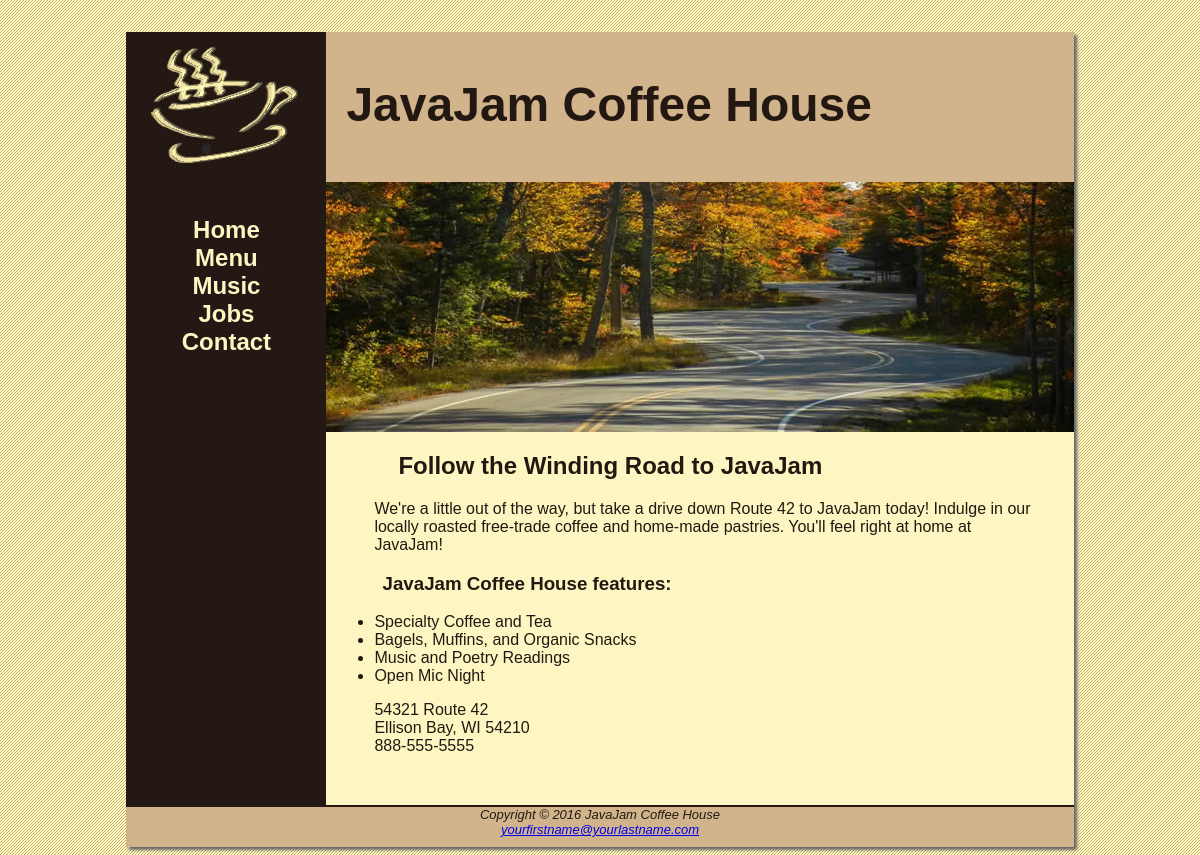
The page / on the database its author committed.
### tables this page shows
CREATE TABLE `content` (
  `id` int(11) NOT NULL,
  `title` text NOT NULL,
  `body` text NOT NULL,
  `image` text NOT NULL,
  `date` date NOT NULL
);

### index.php (called while the page is built)
<?php
    include  'includes/db.inc.html.php';
    try
{
    $sql = 'SELECT * FROM content WHERE id=1';
    $result = $pdo->query($sql);
}
catch (PDOException $e)
{
    $error = 'Error fetching jokes: ' . $e->getMessage();
    include 'includes/error.html.php';
    exit();
}
while ($row = $result->fetch())
{
    $contents[] = array(
        'title' => $row['title'],
        'body' => $row['body'],
        'image' => $row['image']
    );
}
include 'home/home.html.php';
?>

### home/home.html.php (the view, shortened to what this page needs)
<!DOCTYPE html>
<html lang="en">
<head>
    <link rel="stylesheet" href="styles/javajam.css">
</head>
<body>
<div id="wrapper">
    <?php include 'includes/header.inc.html.php'; ?>
    <?php include 'includes/nav.inc.html.php'; ?>
    <main>
        <div id="heroroad"></div>
        <?php foreach ($contents as $content): ?>
            <h2><?php echo htmlspecialchars($content['title'], ENT_QUOTES, 'UTF-8'); ?></h2>
            <?php echo $content['body']; ?>
        <?php endforeach; ?>
        <?php include 'includes/address.inc.html.php'; ?>
    </main>
    <?php include 'includes/footer.inc.html.php'; ?>
</div>
</body>
</html>

### styles/javajam.css (style rules this page uses)
* { box-sizing: border-box; }
header, nav, main, footer { display: block; }
body { background-color: #FCEBB6; background-image: url(../images/background.gif); color: #221811; font-family: Verdana, Arial, sans-serif; background-image: url(../images/background.gif); }
#wrapper { background-color: #231814; width: 80%; margin-right: auto; margin-left: auto; min-width: 900px; max-width: 1280px; box-shadow: 3px 3px 3px #666666; }
main { padding: 0 0 2em 0; margin-left: 200px; background-color: #FEF6C2; }
main h2, main h3, main h4, main p, main div, main ul, main dl { padding-left: 3em; padding-right: 2em; }
#heroroad { background-image: url(../images/heroroad.jpg); background-size: 100% 100%; height: 250px; }

### rows shown on the page
content: title "Follow the Winding Road to JavaJam", body "We're a little out of the way, but take a drive down Route 42 to JavaJam today! Indulge in our locally roasted free-trade coffee and home-made pastries. You'll feel right at home at JavaJam! JavaJam Coffee House features: Specialty Coffee and Tea Bagels, Muffins, and Organic Snacks Music and Poetry Readings Open Mic Night"
